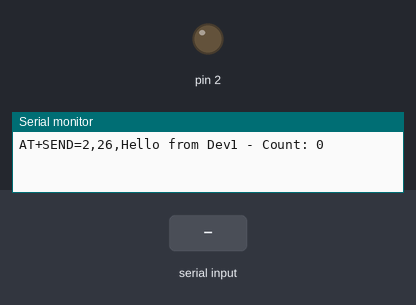
This sketch was run on a simulated Arduino Uno, built with avr-gcc and run on an emulated ATmega328P. Parts: output pins drawn as LEDs (lit = HIGH), the last lines printed to the serial monitor. Inputs (shaded band) come from the test bench. The modem accepts every AT command (registered, SIM ready, sends succeed) and sends nothing else.

Above: at 2.2 s.
2.3 s: "1" received over Serial
At 3.6 s:
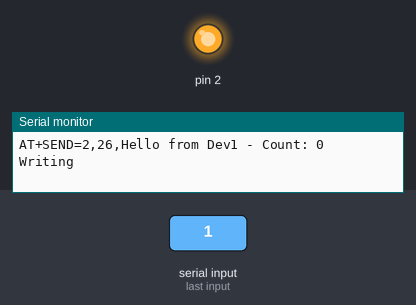
8.3 s: "0" received over Serial
Timing chart, 0 to 16.0 s (numbered marks = the images above; inputs shaded):
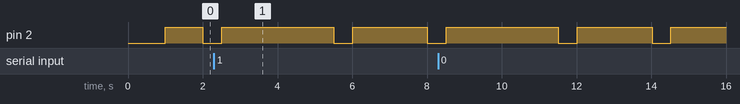

The sketch:

transmitter.ino
```cpp
#include <SoftwareSerial.h>

#define RXD2 14
#define TXD2 12

SoftwareSerial mySerial(RXD2, TXD2);

#define TARGET_ID 2

String Message = "Hello from Dev1";
String content = "";
int counter = 0;

void setup()
{
  Serial.begin(115200);
  mySerial.begin(115200);
  delay(1000);
  pinMode(1, INPUT_PULLUP);
  pinMode(2, OUTPUT);
  digitalWrite(2, HIGH);
}

void loop() {
  if (Serial.available()){
    Serial.println("Writing");
    content = Serial.readString();
    content.trim();
    Serial.println();
    content = content + "\r\n";
    char* bufc = (char*) malloc(sizeof(char) * content.length() + 1);
    content.toCharArray(bufc, content.length() + 1);
    mySerial.write(bufc);
    free(bufc);
  }

  if (mySerial.available()) {
    String incomming = mySerial.readString();
    if (incomming.length() <= 10)
      Serial.println(incomming);
    else {
      String channel_ID = incomming.substring(incomming.indexOf('=') + 1, incomming.indexOf(','));
      Serial.println("Channel ID : " + channel_ID);

      String str = incomming.substring(incomming.indexOf(',') + 1);

      String msgLength = str.substring(0, str.indexOf(','));
      Serial.println("Message Length : " + msgLength);

      String str2 = str.substring(str.indexOf(',') + 1);

      String message = str2.substring(0, str2.indexOf(','));
      Serial.println("Message : " + message);
         }
  }

  // When the button is pressed send the message to other module
  if (digitalRead(0) == LOW) {
    delay(1000);
    String data = Message + " - Count: " + counter;
    sendLoraData(data, TARGET_ID);
    //increase counter on each send
    counter++;
     digitalWrite(2, LOW);
      delay(500);
    digitalWrite(2, HIGH);
  }
}

void sendLoraData(String data, int address) {
  String myString = "AT+SEND=" + String(address) + "," + String(data.length()) + "," + data + "\r\n";
  char* buf = (char*) malloc(sizeof(char) * myString.length() + 1);
  Serial.println(myString);
  myString.toCharArray(buf, myString.length() + 1);
  mySerial.write(buf);
  free(buf);
}
```
